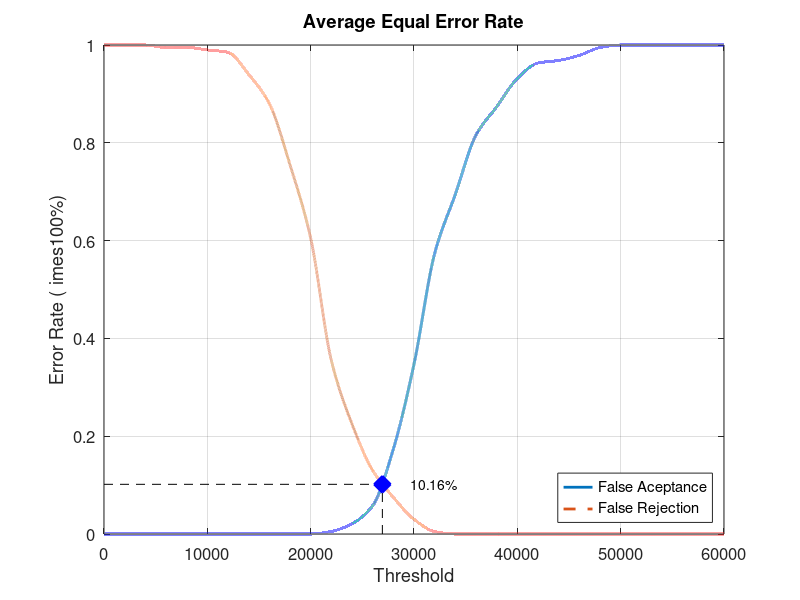
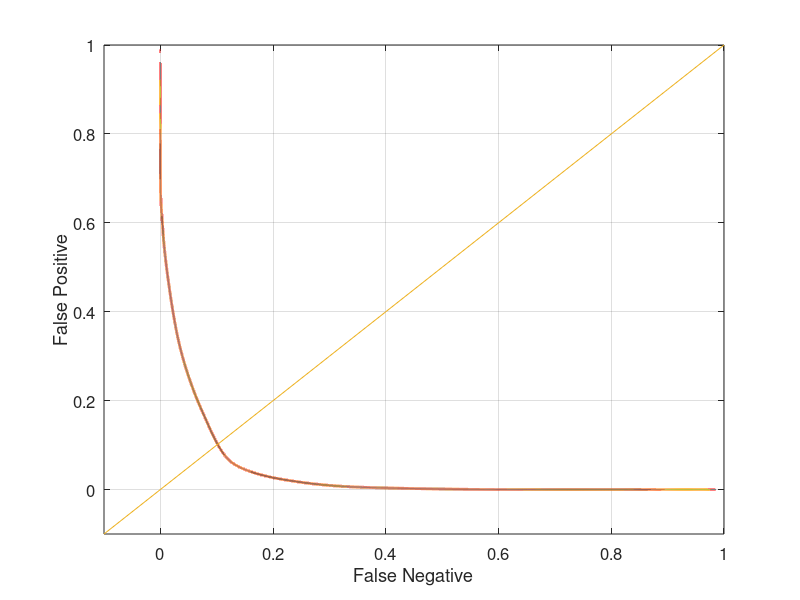

Write MATLAB code to recreate these figures, in order.
close all;
clear;
clc;
x = 0:2000:60000;
xq = 0:0.5:60000;

y0 = [0 0 0 0 0 0 0 0 0 0 0 0.00526316 0.0210526 0.0578947 0.173684 0.347368 0.573684 0.694737 0.815789 0.873684 0.931579 0.963158 0.968421 0.978947 0.994737 1 1 1 1 1 1]
yy0 = interp1(x, y0, xq, 'pchip');
y1 = [1 1 1 0.995 0.995 0.99 0.985 0.94 0.88 0.755 0.605 0.355 0.225 0.13 0.075 0.03 0.005 0 0 0 0 0 0 0 0 0 0 0 0 0 0]
yy1 = interp1(x, y1, xq, 'pchip');

% Calculating EER: 
y2 = abs(y0 - y1);
find(y2 == min(y2))
yy2 = abs(yy0 - yy1);
xEER = find(yy2 == min(yy2));
xEERIndex = xq(xEER) % X-axis EER
yEER = yy0(xEER) % Y-axis EER

main = figure
plot(xq, yy0,'-','LineWidth', 2);	hold on
plot(xq, yy1,'--','LineWidth', 2);	hold on
plot([xEERIndex xEERIndex], [0 yEER], 'k--');	hold on
plot([0 xEERIndex], [yEER yEER], 'k--');	hold on
plot(xEERIndex, yEER, 'bx', 'LineWidth', 10);	hold on
text(xEERIndex + 10 * xEERIndex / 100, yEER, [num2str(round((10000 * yEER)) / 100) '%'])
legend('False Aceptance', 'False Rejection', 'Location', 'SouthEast')
xlabel('Threshold')
ylabel('Error Rate (	imes100%)')
title('Average Equal Error Rate')
set(gca, 'FontSize', 12)
axis([0 60000 0 1])
grid on

print(main, 'Database2_3Main', '-dpng');
FNRxFPR = figure('Color', [1 1 1]);
plot(yy1, yy0, '-', yy1, yy0, 'LineWidth', 2);
hold on
y = -0.1:0.1:1
plot(y, y); 
set(gca, 'FontSize', 12)
xlabel('False Negative')
ylabel('False Positive')
axis([-0.1 1 -0.1 1])
set(gca, 'FontSize', 12)
grid on

print(FNRxFPR, 'Database2_3FNRxFPR','-dpng');
